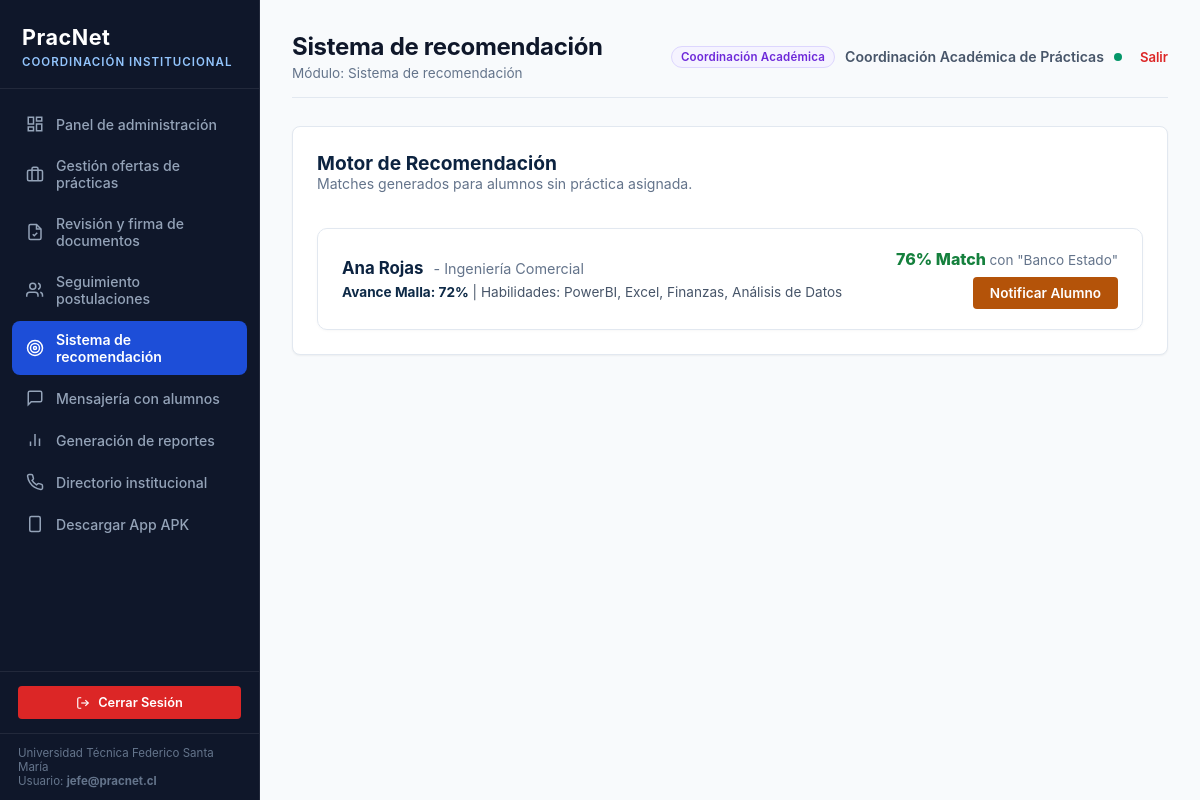
The page /admin/recomendacion (signed in) on the database its author committed.
### tables this page shows
CREATE TABLE estudiante (
            id INTEGER PRIMARY KEY AUTOINCREMENT,
            usuario_id INTEGER UNIQUE REFERENCES usuario(id) ON DELETE CASCADE,
            nombre TEXT NOT NULL,
            apellido TEXT,
            rut TEXT UNIQUE NOT NULL,
            correo_institucional TEXT NOT NULL,
            carrera TEXT NOT NULL,
            universidad TEXT DEFAULT 'Universidad Técnica Federico Santa María',
            sede TEXT DEFAULT 'Campus San Joaquín',
            ano_ingreso INTEGER DEFAULT 2022,
            semestre_actual INTEGER DEFAULT 8,
            avance_malla INTEGER DEFAULT 75,
            creditos_totales INTEGER DEFAULT 180,
            es_primera_practica INTEGER DEFAULT 1,
            habilidades TEXT,
            ubicacion TEXT DEFAULT 'Santiago, Chile',
            telefono TEXT DEFAULT '+56 9 1234 5678'
        );

CREATE TABLE empresa (
            id INTEGER PRIMARY KEY AUTOINCREMENT,
            usuario_id INTEGER REFERENCES usuario(id) ON DELETE SET NULL,
            nombre TEXT NOT NULL,
            area TEXT NOT NULL,
            direccion TEXT,
            correo_contacto TEXT,
            rut TEXT UNIQUE,
            convenio_vigente INTEGER DEFAULT 1,
            tasa_retencion INTEGER DEFAULT 35
        );

### app/routes_admin.py (the view)
@admin_bp.route('/recomendacion')
def recomendacion():
    with get_db() as conn:
        cursor = conn.cursor()
        cursor.execute("""
            SELECT * FROM estudiante
            WHERE id NOT IN (SELECT estudiante_id FROM postulacion WHERE estado = 'Aprobado')
            ORDER BY avance_malla DESC
        """)
        estudiantes = cursor.fetchall()
        cursor.execute("""
            SELECT o.*, e.nombre as empresa_nombre
            FROM oferta_practica o
            JOIN empresa e ON o.empresa_id = e.id
            WHERE o.estado = 'Activa'
        """)
        ofertas = cursor.fetchall()
        matches = []
        for est in estudiantes:
            est_habs = set(h.strip().lower() for h in (est['habilidades'] or '').split(',') if h.strip())
            for of in ofertas:
                of_habs = set(h.strip().lower() for h in (of['habilidades_requeridas'] or '').split(',') if h.strip())
                interseccion = est_habs.intersection(of_habs)
                union = est_habs.union(of_habs)
                similitud_habilidades = (len(interseccion) / len(union)) if union else 0.5
                factor_malla = 1.0 if est['avance_malla'] >= of['min_avance_malla'] else 0.7
                porcentaje_match = int(min(98, max(50, (similitud_habilidades * 0.6 + factor_malla * 0.4) * 100)))
                if porcentaje_match >= 75:
                    matches.append({
                        'estudiante': est,
                        'oferta': of,
                        'match_score': porcentaje_match,
                        'habilidades_comunes': list(interseccion)
                    })
        matches.sort(key=lambda x: x['match_score'], reverse=True)
    return render_template('admin/recomendacion.html', matches=matches[:10])

### app/__init__.py (called while the page is built)
def create_app():
    app = Flask(__name__)
    app.config.from_object(Config)
    os.makedirs(app.config['UPLOAD_FOLDER'], exist_ok=True)
    init_db()
    from app.auth import auth_bp
    from app.routes_admin import admin_bp
    from app.routes_student import student_bp
    from app.routes_empresa import empresa_bp
    app.register_blueprint(auth_bp)
    app.register_blueprint(admin_bp)
    app.register_blueprint(student_bp)
    app.register_blueprint(empresa_bp)
    @app.route('/')
    def index():
        return redirect(url_for('auth.login'))
    @app.errorhandler(404)
    def page_not_found(e):
        return render_template('404.html'), 404
    @app.errorhandler(500)
    def internal_server_error(e):
        return render_template('500.html'), 500
    @app.after_request
    def apply_security_headers(response):
        return add_security_headers(response)
    return app

### app/database.py (called while the page is built)
def get_db_connection():
    conn = sqlite3.connect(Config.DATABASE_PATH)
    conn.row_factory = sqlite3.Row
    conn.execute("PRAGMA foreign_keys = ON;")
    return conn

@contextmanager
def get_db():
    conn = get_db_connection()
    try:
        yield conn
        conn.commit()
    except Exception as e:
        conn.rollback()
        raise e
    finally:
        conn.close()

### app/routes_admin.py (called while the page is built)
@admin_bp.before_request
@role_required(['admin', 'jefe_carrera'])
def restrict_admin():
    pass

### app/security.py (called while the page is built)
def role_required(allowed_roles):
    def decorator(f):
        @wraps(f)
        def decorated_function(*args, **kwargs):
            if 'user_id' not in session:
                flash('Por favor inicia sesión.', 'warning')
                return redirect(url_for('auth.login'))
            if session.get('rol') not in allowed_roles:
                flash('No tienes permisos suficientes para acceder a este módulo.', 'danger')
                return redirect(url_for('auth.unauthorized'))
            return f(*args, **kwargs)
        return decorated_function
    return decorator

def add_security_headers(response):
    response.headers['X-Content-Type-Options'] = 'nosniff'
    response.headers['X-Frame-Options'] = 'SAMEORIGIN'
    response.headers['X-XSS-Protection'] = '1; mode=block'
    response.headers['Referrer-Policy'] = 'strict-origin-when-cross-origin'
    return response

### app/templates/admin/recomendacion.html (shortened to what this page needs)
{% extends 'base.html' %}
{% block admin_title %}
<h1>Sistema de recomendación</h1>
<p>Módulo: Sistema de recomendación</p>
{% endblock %}
{% block content %}
<div class="table-card" style="padding: 24px;">
  <div style="margin-bottom: 24px; border-bottom: 1px solid var(--border-color); padding-bottom: 12px;">
    <h3 style="color: var(--primary-navy); font-size: 1.2rem;">Motor de Recomendación</h3>
    <p style="color: var(--text-muted); font-size: 0.88rem;">Matches generados para alumnos sin práctica asignada.</p>
  </div>
  <div style="display: flex; flex-direction: column; gap: 18px;">
    {% if matches %}
      {% for m in matches %}
      <div style="background: white; border: 1px solid #e2e8f0; border-radius: 10px; padding: 20px 24px; display: flex; justify-content: space-between; align-items: center; box-shadow: 0 1px 3px rgba(0,0,0,0.03);">
        <div>
          <div style="display: flex; align-items: baseline; gap: 10px; margin-bottom: 6px;">
            <strong style="color: var(--primary-navy); font-size: 1.05rem;">{{ m.estudiante.nombre }} {{ m.estudiante.apellido }}</strong>
            <span style="color: var(--text-muted); font-size: 0.9rem;">- {{ m.estudiante.carrera }}</span>
          </div>
          <div style="font-size: 0.85rem; color: #475569;">
            <strong style="color: #0e2a47;">Avance Malla: {{ m.estudiante.avance_malla }}%</strong> |
            <span>Habilidades: {{ m.estudiante.habilidades }}</span>
          </div>
        </div>
        <div style="display: flex; flex-direction: column; align-items: flex-end; gap: 8px;">
          <div style="font-weight: 800; font-size: 1rem; color: #15803d;">
            {{ m.match_score }}% Match <span style="font-size: 0.85rem; font-weight: normal; color: #64748b;">con "{{ m.oferta.empresa_nombre }}"</span>
          </div>
          <form method="POST" action="{{ url_for('admin.notificar_alumno', estudiante_id=m.estudiante.id, oferta_id=m.oferta.id) }}">
            <button type="submit" class="btn btn-warning" style="background-color: var(--accent-gold); color: white; padding: 7px 16px; font-size: 0.85rem; font-weight: 600;">
              Notificar Alumno
            </button>
          </form>
        </div>
      </div>
      {% endfor %}
    {% else %}
      <p style="color: #64748b;">No se encontraron postulantes pendientes de recomendación.</p>
    {% endif %}
  </div>
</div>
{% endblock %}

### app/static/css/pracnet.css (style rules this page uses)
:root { --primary-navy: #0c2340; --primary-slate: #0f172a; --primary-surface: #1e293b; --accent-blue: #1d4ed8; --accent-blue-light: #eff6ff; --accent-gold: #b45309; --accent-gold-light: #fef3c7; --success-green: #059669; --success-light: #ecfdf5; --warning-amber: #d97706; --danger-red: #dc2626; --danger-light: #fef2f2; --bg-page: #f8fafc; --card-bg: #ffffff; --text-primary: #0f172a; --text-secondary: #475569; --text-muted: #64748b; --border-subtle: #e2e8f0; --border-strong: #cbd5e1; --sidebar-width: 260px; --radius-sm: 4px; --radius-md: 8px; --radius-lg: 12px; --shadow-sm: 0 1px 2px 0 rgb(0 0 0 / 0.05); --shadow-md: 0 4px 6px -1px rgb(0 0 0 / 0.07), 0 2px 4px -2px rgb(0 0 0 / 0.07); --shadow-lg: 0 10px 15px -3px rgb(0 0 0 / 0.08), 0 4px 6px -4px rgb(0 0 0 / 0.04); }
* { box-sizing: border-box; margin: 0; padding: 0; font-family: -apple-system, BlinkMacSystemFont, "Segoe UI", Roboto, "Helvetica Neue", Arial, sans-serif; }
body { background-color: var(--bg-page); color: var(--text-primary); min-height: 100vh; display: flex; flex-direction: column; -webkit-font-smoothing: antialiased; }
.content-header h1 { font-size: 1.5rem; font-weight: 700; color: var(--text-primary); letter-spacing: -0.3px; }
.content-header p { font-size: 0.85rem; color: var(--text-muted); margin-top: 4px; }
.table-card { background: var(--card-bg); border-radius: var(--radius-md); border: 1px solid var(--border-subtle); box-shadow: var(--shadow-sm); overflow: hidden; margin-bottom: 28px; }
.btn { display: inline-flex; align-items: center; justify-content: center; gap: 8px; font-weight: 600; padding: 8px 16px; border-radius: var(--radius-sm); border: 1px solid transparent; cursor: pointer; text-decoration: none; font-size: 0.88rem; transition: all 0.15s ease-in-out; }
.btn-warning { background-color: var(--accent-gold); color: #ffffff; }

### rows shown on the page
estudiante: estudiante.nombre "Ana", estudiante.apellido "Rojas", estudiante.carrera "Ingeniería Comercial", estudiante.avance_malla "72", estudiante.habilidades "PowerBI, Excel, Finanzas, Análisis de Datos"
empresa: oferta.empresa_nombre "Banco Estado"

### other values the page prints
{{ session.get('email') }} "jefe@pracnet.cl"
{{ session.get('nombre') }} "Coordinación Académica de Prácticas"
{{ m.match_score }} "76"
